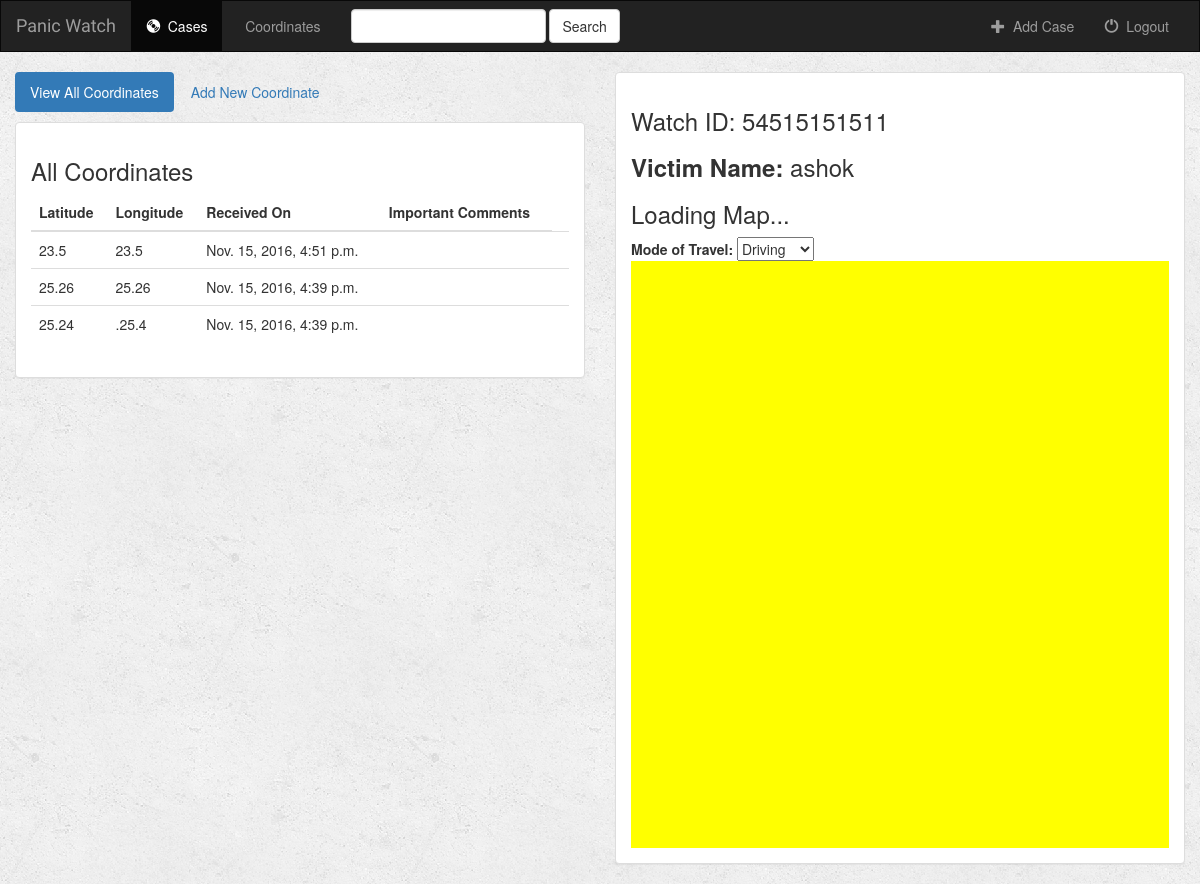
/case/3/ (signed in), run on the app's committed database.
### case/models.py (models this page shows)
class Coordinate(models.Model):  # to store coordinates corresponding to a case
    case = models.ForeignKey(Case, on_delete=models.CASCADE)  # case will be a Foreign key for Coordinates
    latitude = models.CharField(max_length=250)
    longitude = models.CharField(max_length=250)
    date_created = models.DateTimeField(default=datetime.datetime.now)
    is_favorite = models.BooleanField(default=False)
    def __str__(self):
        return self.latitude + '-' + self.longitude

class Case(models.Model):  # to store information for a case, primary key being the case id
    user = models.ForeignKey(User, default=1)  # user will be a Foreign key for a case
    watch_id = models.CharField(max_length=250)
    victim_name = models.CharField(max_length=500)
    date_created = models.DateTimeField(default=datetime.datetime.now)
    def __str__(self):
        return self.watch_id + ' - ' + self.victim_name

### case/views.py (the view)
# urls.py: url(r'^(?P<case_id>[0-9]+)/$', views.detail, name='detail'),
def detail(request, case_id):
    if not request.user.is_authenticated():
        return render(request, 'case/login.html')
    else:
        user = request.user
        case = get_object_or_404(Case, pk=case_id)
        coord_arr = case.coordinate_set.all().order_by('-date_created')
        return render(request, 'case/detail.html', {'case': case, 'coord_arr': coord_arr, 'user': user, 'first_coord': coord_arr[0]}) # we need to pass case for watch_id and victim name

### case/templates/case/detail.html (shortened to what this page needs)
{% extends 'case/base.html' %}
{% block cases_active %}active{% endblock %}
{% block body %}
<div class="container-fluid coordinates-container">
    <div class="row">
        <div class="col-md-6">
            <ul class="nav nav-pills" style="margin-bottom: 10px;">
                <li role="presentation" class="active"><a href="{% url 'case:detail' case.id %}">View All Coordinates</a></li>
                <li role="presentation"><a href="{% url 'case:create_coordinate' case.id %}">Add New Coordinate</a></li>
            </ul>
            <div class="panel panel-default">
                <div class="panel-body">
                    <h3>All Coordinates</h3>
                    <table class="table">
                        <thead>
                        <tr>
                            <th>Latitude</th>
                            <th>Longitude</th>
                            <th>Received On</th>
                            <th>Important Comments</th>
                        </tr>
                        </thead>
                        <tbody>
                        {% for coord_ in coord_arr %}
                            <tr>
                                <td>{{ coord_.latitude }}</td>
                                <td>{{ coord_.longitude }}</td>
                                <td>{{ coord_.date_created }}</td>
                                <td>
                                </td>
                                <td>
                                </td>
                            </tr>
                        {% endfor %}
                        </tbody>
                    </table>
                </div>
            </div>
        </div>
        <div class="col-md-6">
            <div class="panel panel-default">
                <div class="panel-body">
                    <h3>
                        Watch ID: {{ case.watch_id }} <br>
                    </h3>
                    <h3>
                        <b>Victim Name: </b>{{ case.victim_name }}
                    </h3>
                    <h3>Loading Map...</h3>
                    {% include 'case/map.html' %}
                </div>
            </div>
        </div>
    </div>
</div>
{% endblock %}

### case/static/cases/style.css (style rules this page uses)
body { background: white url("images/background.png"); }

### data on the page
Coordinate: latitude "23.5", longitude "23.5", date_created "Nov. 15, 2016, 4:51 p.m."
Coordinate: latitude "25.26", longitude "25.26", date_created "Nov. 15, 2016, 4:39 p.m."
Coordinate: latitude "25.24", longitude ".25.4", date_created "Nov. 15, 2016, 4:39 p.m."
Case: watch_id "54515151511", victim_name "ashok"
